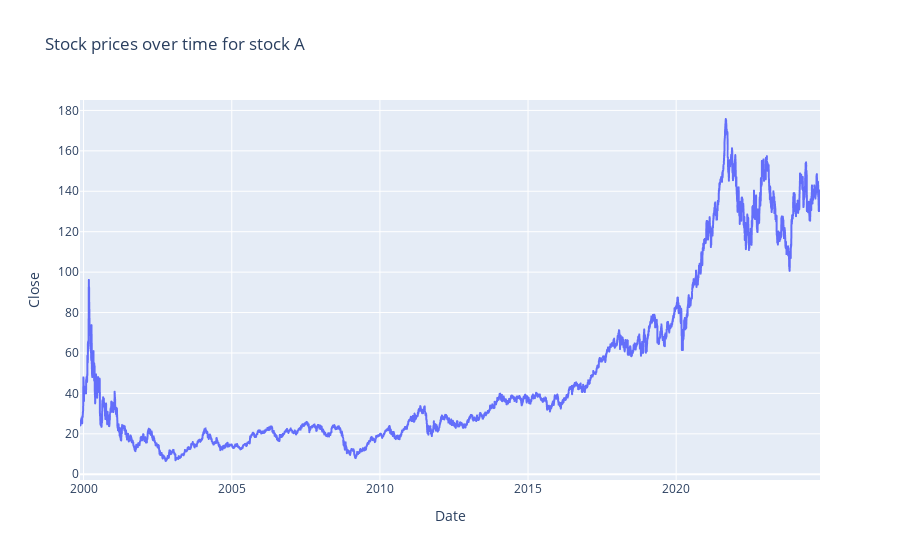

The code cell stored with this chart in its notebook:
### Code cell
fig = px.line(df, x=df.index, y=df['Close'], title=f'Stock prices over time for stock {symbol}')
fig.show()

### Figure 1 — Plotly figure (JSON) as saved in the notebook; plotly's stock layout.template omitted (floating-point values rounded to 4 significant figures; data arrays with more than 128 entries replaced by an {"elided": "..."} marker saying what was removed)
{"data": [{"hovertemplate": "Date=%{x}<br>Close=%{y}<extra></extra>", "legendgroup": "", "line": {"color": "#636efa", "dash": "solid"}, "marker": {"symbol": "circle"}, "mode": "lines", "name": "", "showlegend": false, "type": "scattergl", "x": {"elided": "6284 str values"}, "xaxis": "x", "y": {"elided": "6284 float values"}, "yaxis": "y"}], "layout": {"legend": {"tracegroupgap": 0}, "title": {"text": "Stock prices over time for stock A"}, "xaxis": {"anchor": "y", "domain": [0, 1], "title": {"text": "Date"}}, "yaxis": {"anchor": "x", "domain": [0, 1], "title": {"text": "Close"}}}}
